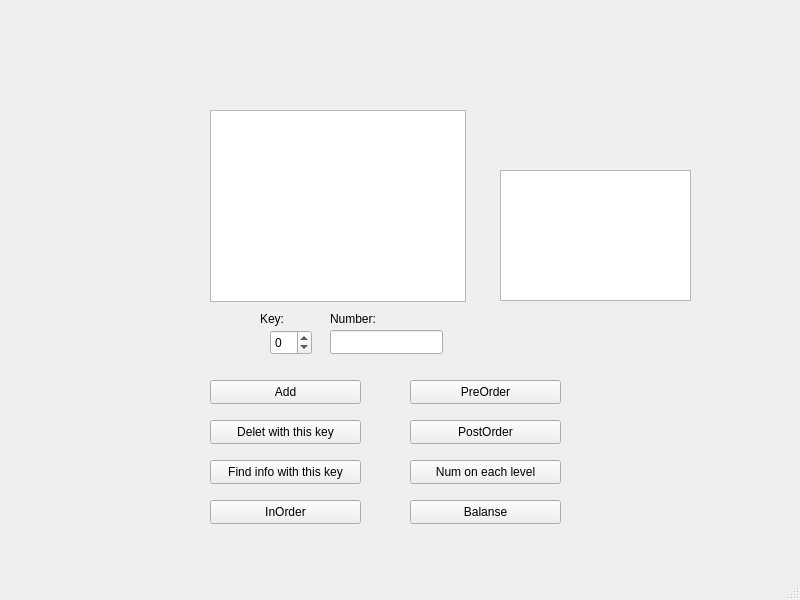
<?xml version="1.0" encoding="UTF-8"?>
<ui version="4.0">
 <class>MainWindow</class>
 <widget class="QMainWindow" name="MainWindow">
  <property name="geometry">
   <rect>
    <x>0</x>
    <y>0</y>
    <width>800</width>
    <height>600</height>
   </rect>
  </property>
  <property name="windowTitle">
   <string>MainWindow</string>
  </property>
  <widget class="QWidget" name="centralwidget">
   <widget class="QTreeView" name="treeView">
    <property name="geometry">
     <rect>
      <x>210</x>
      <y>110</y>
      <width>256</width>
      <height>192</height>
     </rect>
    </property>
   </widget>
   <widget class="QLineEdit" name="lineEdit">
    <property name="geometry">
     <rect>
      <x>330</x>
      <y>330</y>
      <width>113</width>
      <height>24</height>
     </rect>
    </property>
   </widget>
   <widget class="QSpinBox" name="spinBox">
    <property name="geometry">
     <rect>
      <x>270</x>
      <y>330</y>
      <width>42</width>
      <height>25</height>
     </rect>
    </property>
    <property name="minimum">
     <number>-999999999</number>
    </property>
    <property name="maximum">
     <number>999999999</number>
    </property>
   </widget>
   <widget class="QPushButton" name="pushButton_add">
    <property name="geometry">
     <rect>
      <x>210</x>
      <y>380</y>
      <width>151</width>
      <height>24</height>
     </rect>
    </property>
    <property name="text">
     <string>Add</string>
    </property>
   </widget>
   <widget class="QPushButton" name="pushButton_del">
    <property name="geometry">
     <rect>
      <x>210</x>
      <y>420</y>
      <width>151</width>
      <height>24</height>
     </rect>
    </property>
    <property name="text">
     <string>Delet with this key</string>
    </property>
   </widget>
   <widget class="QPushButton" name="pushButton_find">
    <property name="geometry">
     <rect>
      <x>210</x>
      <y>460</y>
      <width>151</width>
      <height>24</height>
     </rect>
    </property>
    <property name="text">
     <string>Find info with this key</string>
    </property>
   </widget>
   <widget class="QPushButton" name="pushButton_InOrder">
    <property name="geometry">
     <rect>
      <x>210</x>
      <y>500</y>
      <width>151</width>
      <height>24</height>
     </rect>
    </property>
    <property name="text">
     <string>InOrder</string>
    </property>
   </widget>
   <widget class="QPushButton" name="pushButton_PreOrder">
    <property name="geometry">
     <rect>
      <x>410</x>
      <y>380</y>
      <width>151</width>
      <height>24</height>
     </rect>
    </property>
    <property name="text">
     <string>PreOrder</string>
    </property>
   </widget>
   <widget class="QPushButton" name="pushButton_PostOrder">
    <property name="geometry">
     <rect>
      <x>410</x>
      <y>420</y>
      <width>151</width>
      <height>24</height>
     </rect>
    </property>
    <property name="text">
     <string>PostOrder</string>
    </property>
   </widget>
   <widget class="QTextEdit" name="textEdit_ans">
    <property name="geometry">
     <rect>
      <x>500</x>
      <y>170</y>
      <width>191</width>
      <height>131</height>
     </rect>
    </property>
    <property name="readOnly">
     <bool>false</bool>
    </property>
   </widget>
   <widget class="QPushButton" name="pushButton_eachLevel">
    <property name="geometry">
     <rect>
      <x>410</x>
      <y>460</y>
      <width>151</width>
      <height>24</height>
     </rect>
    </property>
    <property name="text">
     <string>Num on each level</string>
    </property>
   </widget>
   <widget class="QPushButton" name="pushButton_balanse">
    <property name="geometry">
     <rect>
      <x>410</x>
      <y>500</y>
      <width>151</width>
      <height>24</height>
     </rect>
    </property>
    <property name="text">
     <string>Balanse</string>
    </property>
   </widget>
   <widget class="QLabel" name="label">
    <property name="geometry">
     <rect>
      <x>260</x>
      <y>310</y>
      <width>66</width>
      <height>17</height>
     </rect>
    </property>
    <property name="text">
     <string>Key:</string>
    </property>
   </widget>
   <widget class="QLabel" name="label_2">
    <property name="geometry">
     <rect>
      <x>330</x>
      <y>310</y>
      <width>66</width>
      <height>17</height>
     </rect>
    </property>
    <property name="text">
     <string>Number:</string>
    </property>
   </widget>
  </widget>
  <widget class="QMenuBar" name="menubar">
   <property name="geometry">
    <rect>
     <x>0</x>
     <y>0</y>
     <width>800</width>
     <height>22</height>
    </rect>
   </property>
  </widget>
  <widget class="QStatusBar" name="statusbar"/>
 </widget>
 <resources/>
 <connections/>
</ui>
